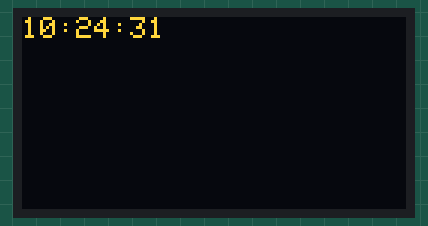
Simulated run of this sketch. Board: ESP32. Parts: 128×64 one-colour display. The OLED is the two-colour kind (top 16 rows yellow); WiFi joins after 1.5 s; servers stay silent unless stated; network time is answered at once with the bench clock; the local clock reads 2024-03-15 10:24:30 at power-on unless the sketch sets it; what the sketch prints to the serial monitor is not drawn.

Above: at 1.6 s.
At 5.7 s:
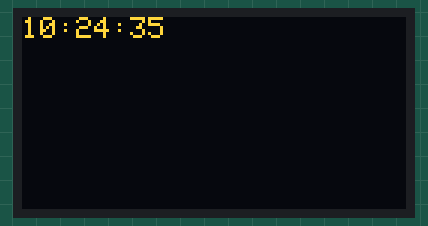
At 10.9 s:
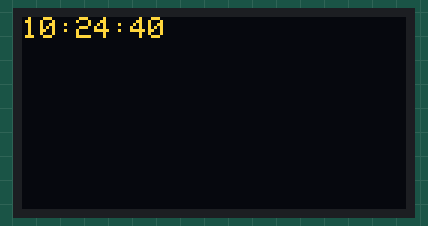
At 20.1 s:
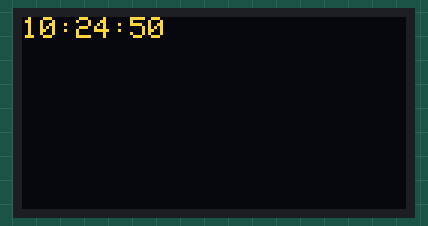
At 27.3 s:
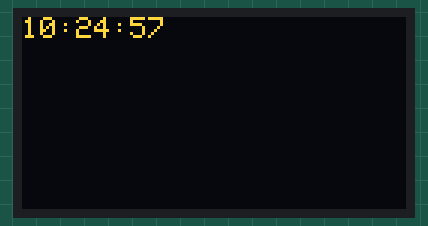
At 38.6 s:
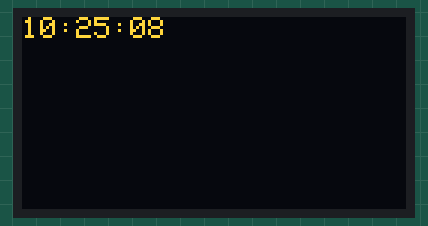

Measured:
- what the display in image 0 shows lasts 1.0 s, from 1.6 s to 2.6 s

The sketch:

DisplayTime.ino
```cpp
#include <WiFi.h>
#include <SPI.h>
#include <Wire.h>
#include <Adafruit_GFX.h>
#include <Adafruit_SSD1306.h>
#include <NTPClient.h>
#include <WiFiUdp.h>

#define SCREEN_WIDTH 128 // OLED display width, in pixels
#define SCREEN_HEIGHT 64 // OLED display height, in pixels
#define OLED_RESET    -1 // Reset pin # (or -1 if sharing Arduino reset pin)
Adafruit_SSD1306 display(SCREEN_WIDTH, SCREEN_HEIGHT, &Wire, OLED_RESET);

const char* ssid     = "Zerk";
const char* password = "beer4pass";

WiFiUDP ntpUDP;
NTPClient timeClient(ntpUDP, "pool.ntp.org", -8 * 3600, 60000);

void setup() {
  Serial.begin(115200);

  // Initialize I2C communication
  Wire.begin(5, 4);

  // Initialize the display
  if(!display.begin(SSD1306_SWITCHCAPVCC, 0x3C)) {
    Serial.println(F("SSD1306 allocation failed"));
    for(;;);
  }
  display.clearDisplay();
  display.setTextSize(1);
  display.setTextColor(WHITE);
  display.setCursor(0,0);

  // Connect to WiFi
  Serial.println("Connecting to WiFi");
  WiFi.begin(ssid, password);
  while (WiFi.status() != WL_CONNECTED) {
    delay(500);
    Serial.print(".");
  }
  Serial.println("WiFi connected");

  // Initialize the NTP
  timeClient.begin();
}


void loop() {
  timeClient.update();

  display.clearDisplay();
  display.setCursor(0,0);
  display.println(timeClient.getFormattedTime());
  display.display();
  Serial.println(timeClient.getFormattedTime());

  delay(1000); // Update every second
}
```
